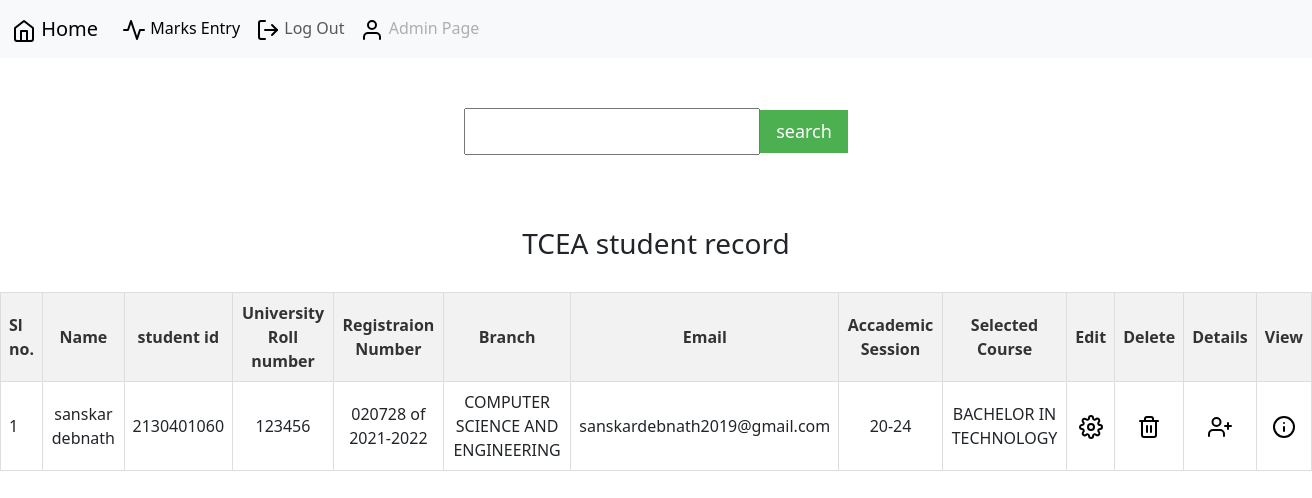
Page /administrator/insertor.php on the committed database.
### tables this page shows
CREATE TABLE `student` (
  `name` varchar(50) NOT NULL,
  `sid` varchar(20) NOT NULL,
  `urn` varchar(20) NOT NULL,
  `registration` varchar(30) NOT NULL,
  `email` varchar(50) NOT NULL,
  `branch` varchar(50) NOT NULL,
  `dob` date NOT NULL,
  `gender` varchar(6) NOT NULL,
  `address` varchar(60) NOT NULL,
  `number` varchar(15) NOT NULL,
  `course` varchar(50) NOT NULL,
  `acc_session` varchar(20) NOT NULL
);

### administrator/insertor.php (the view, shortened to what this page needs)
<?php
require "../connection.php";
require "../globalindex.php";
?>
<html>
<head>
</head>
<body>
  <nav class="navbar navbar-expand-lg bg-body-tertiary">
    <div class="container-fluid">
      <a class="navbar-brand" href=""><img src="../img/home.svg"> Home</a>
      <div class="collapse navbar-collapse" id="navbarTogglerDemo02">
        <ul class="navbar-nav me-auto mb-2 mb-lg-0">
          <li class="nav-item">
            <a class="nav-link active" aria-current="page" href="option.php"><img src="../img/activity.svg"> Marks Entry</a>
          </li>
          <li class="nav-item">
            <a class="nav-link" href="logout.php"><img src="../img/log-out.svg"> Log Out</a>
          </li>
          <li class="nav-item">
            <a class="nav-link disabled"><img src="../img/user.svg"> Admin Page</a>
          </li>
        </ul>
      </div>
    </div>
  </nav>
  <form action="" method="GET" class="uisearch">
    <input type="text" name="txtsearch" id="txtsearch" />
    <input type="submit" name="btnsearch" id="btnsearch" value="search" />
  </form>
  <br><br>
  <br>
  <?php
  $sql = "select * from student ORDER BY sid,branch,urn,name";
  $result = $connection->query($sql);
  if ($result->num_rows > 0) {
  ?>
  <center>
    <h3>TCEA student record</h3>
    <br>
    <table class="mf">
      <thead>
        <th>Sl no.</th>
        <th>Name</th>
        <th>student id</th>
        <th>University Roll number</th>
        <th>Registraion Number</th>
        <th>Branch</th>
        <th>Email</th>
        <th>Accademic Session</th>
        <th>Selected Course</th>
        <th>Edit</th>
        <th>Delete</th>
        <th>Details</th>
        <th>View</th>
      </thead>
      <?php
      $sl = 0;
      while ($row = $result->fetch_assoc()) {
      ?>
        <tr>
          <td><?php echo ++$sl; ?></td>
          <td><?php echo $row['name']; ?></td>
          <td><?php echo $row['sid']; ?></td>
          <td><?php echo $row['urn']; ?></td>
          <td><?php echo $row['registration']; ?></td>
          <td><?php echo $row['branch']; ?></td>
          <td><?php echo $row['email']; ?></td>
          <td><?php echo $row['acc_session']; ?></td>
          <td><?php echo $row['course']; ?></td>
          <td><a href="edit.php?id=<?php echo $row['sid']; ?>&name=<?php echo $row['name']; ?>"><img src="../img/settings.svg"></a></td>
          <td><a href="delete.php?id=<?php echo $row['sid']; ?>&name=<?php echo $row['name']; ?>"><img src="../img/trash-2.svg"></a></td>
          <td><a href="semmarks.php?id=<?php echo $row['sid']; ?>&name=<?php echo $row['name']; ?>"><img src="../img/user-plus.svg"></a></td>
          <td><a href="view.php?id=<?php echo $row['sid']; ?>&name=<?php echo $row['name']; ?>"><img src="../img/info.svg"></a></td>
        </tr>
      <?php
      }
      ?>
    </table>
    </center>
  <?php
  } else {
    echo 'No records found';
  }
  ?>
</body>
</html>

### administrator/insertor.php (style rules this page uses)
table.mf { border-collapse: collapse; max-width: 100%; }
table.mf th, table.mf td { text-align: center; padding: 8px; border: 1px solid #ddd; }
table.mf th { background-color: #f2f2f2; color: #333; }
table.mf th:first-child, table.mf td:first-child { text-align: left; }
.uisearch { display: flex; justify-content: center; align-items: center; margin-top: 50px; }
.uisearch input[type="text"], .uisearch input[type="submit"] { font-size: 18px; padding: 8px 16px; }
.uisearch input[type="submit"] { background-color: #4CAF50; color: white; border: none; cursor: pointer; }

### rows in the picture
student: name "sanskar debnath", sid "2130401060", urn "123456", registration "020728 of 2021-2022", branch "COMPUTER SCIENCE AND ENGINEERING", email "sanskardebnath2019@gmail.com", acc_session "20-24", course "BACHELOR IN TECHNOLOGY"
